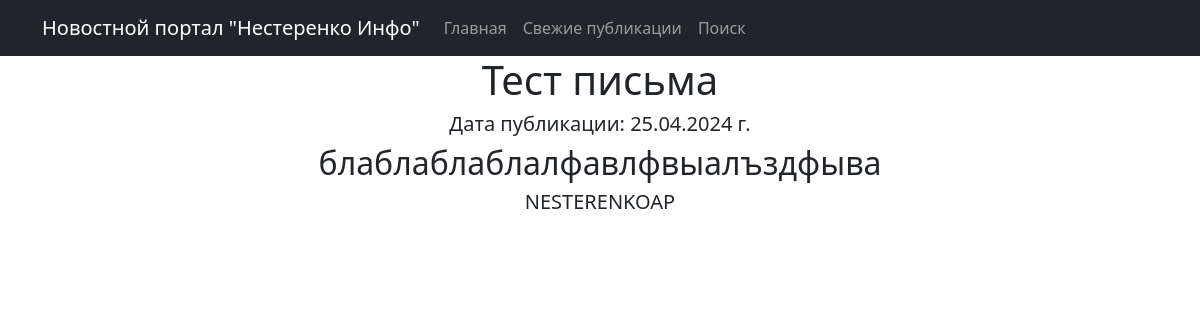
Screenshot of /post/2 with the database file from the repository.
### news/models.py (models this page shows, shortened)
class Post(models.Model):
    news = 'NW'
    article = 'AR'
    POST = [
        (news, 'Новость'),
        (article, 'Статья')
    ]
    author = models.ForeignKey(Author, on_delete=models.CASCADE)
    post_type = models.CharField(max_length=2, choices=POST, default=news)
    time_create = models.DateTimeField(auto_now_add=True)
    category = models.ManyToManyField(Category, through='PostCategory')
    post_name = models.CharField(max_length=255, unique=True)
    post_text = models.TextField()
    post_rating = models.IntegerField(default=0)

class Author(models.Model):
    user = models.OneToOneField(User, on_delete=models.CASCADE)
    rating = models.IntegerField(default=0)
    def __str__(self):
        return f'{self.user}'

### news/views.py (the view)
# urls.py: path('post/<int:pk>', PostDetail.as_view(), name='post_detail'),
class PostDetail(DetailView):
    model = Post
    template_name = 'flatpages/post.html'
    context_object_name = 'post'

### news/templatetags/custom_filters.py (called while the page is built)
@register.filter()
def censor(value):
    for word in bad_list:
        value = value.replace(word[1:], '*' * len(word[1:]))
    return value

### templates/flatpages/post.html (shortened to what this page needs)
{% extends 'flatpages/default.html' %}
{% load custom_filters %}
{% block content %}
<h1>{{ post.post_name|censor }}</h1>
<h5>Дата публикации: {{ post.time_create|date:'d.m.Y' }} г.</h5>
<h2>{{ post.post_text|censor }}</h2>
<h5>{{ post.author }}</h5>
{% endblock content %}

### rows the page displays
Post: post_name|censor "Тест письма", time_create "25.04.2024", post_text|censor "блаблаблаблалфавлфвыалъздфыва", author "NESTERENKOAP"
